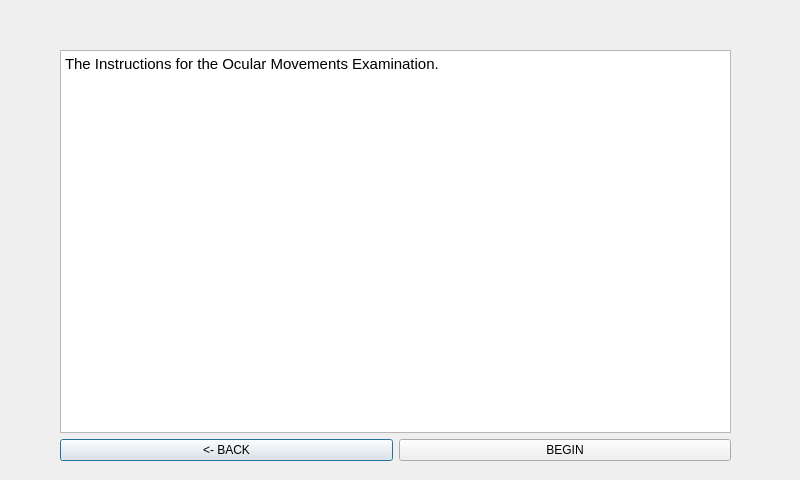
<?xml version="1.0" encoding="UTF-8"?>
<ui version="4.0">
 <class>ocularinstruc</class>
 <widget class="QDialog" name="ocularinstruc">
  <property name="geometry">
   <rect>
    <x>0</x>
    <y>0</y>
    <width>800</width>
    <height>480</height>
   </rect>
  </property>
  <property name="windowTitle">
   <string>Dialog</string>
  </property>
  <widget class="QWidget" name="">
   <property name="geometry">
    <rect>
     <x>60</x>
     <y>50</y>
     <width>671</width>
     <height>411</height>
    </rect>
   </property>
   <layout class="QVBoxLayout" name="verticalLayout">
    <item>
     <widget class="QTextBrowser" name="textBrowser">
      <property name="html">
       <string>&lt;!DOCTYPE HTML PUBLIC &quot;-//W3C//DTD HTML 4.0//EN&quot; &quot;http://www.w3.org/TR/REC-html40/strict.dtd&quot;&gt;
&lt;html&gt;&lt;head&gt;&lt;meta name=&quot;qrichtext&quot; content=&quot;1&quot; /&gt;&lt;style type=&quot;text/css&quot;&gt;
p, li { white-space: pre-wrap; }
&lt;/style&gt;&lt;/head&gt;&lt;body style=&quot; font-family:'Ubuntu'; font-size:11pt; font-weight:400; font-style:normal;&quot;&gt;
&lt;p style=&quot; margin-top:0px; margin-bottom:0px; margin-left:0px; margin-right:0px; -qt-block-indent:0; text-indent:0px;&quot;&gt;The Instructions for the Ocular Movements Examination. &lt;/p&gt;&lt;/body&gt;&lt;/html&gt;</string>
      </property>
     </widget>
    </item>
    <item>
     <layout class="QHBoxLayout" name="horizontalLayout">
      <item>
       <widget class="QPushButton" name="ocuinstbackButton">
        <property name="text">
         <string>&lt;- BACK</string>
        </property>
       </widget>
      </item>
      <item>
       <widget class="QPushButton" name="ocuinstbegButton">
        <property name="text">
         <string>BEGIN</string>
        </property>
       </widget>
      </item>
     </layout>
    </item>
   </layout>
  </widget>
 </widget>
 <resources/>
 <connections/>
</ui>
